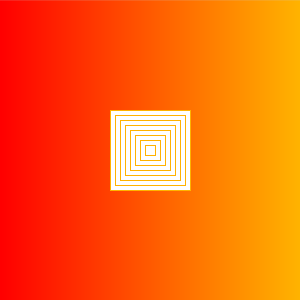
Frame 1 (no input)
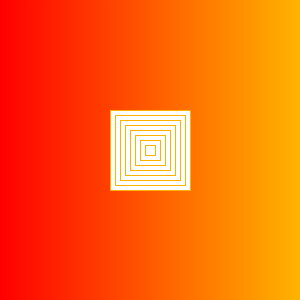
Frame 60 (the mouse pressed at the canvas centre just before this capture)
Frame 120 (the mouse held since frame 60 and released just before this capture): identical to frame 60, image omitted

The Processing sketch that drew these frames (run headless with seeded random() and noise(); from frame 60 on, the mouse is pressed at the canvas centre):

// Processing sketch: ejercicio08
// ── ejercicio08.pde
// ***********************************************
// * Alumno: Joaquin Romera                      *
// * Legajo: 24169                               *
// * Ejercicio Nro: 08                           *
// * Asignatura: Taller de Integración de tecno..*
// * Carrera: Musica y Tecnologia                *
// * Institución: UNQ                            *
// * Año: 2018                                   *
// ***********************************************

void setup(){
  colorMode(HSB);
  size(300,300);
  noCursor();
  smooth();
}

void draw(){
  
  // Fondo
  for (int i = 0; i < 300; i++) {
    stroke(i*0.1, 255, 255);
    line(i, 0, i, 300);
  }
  
  // Cuadrados concentricos
  for (int i = 0; i < 8; i++) {
    rectMode(CENTER);
    rect(150, 150, 80 - 10 * i, 80 - 10 * i);
  }
}
